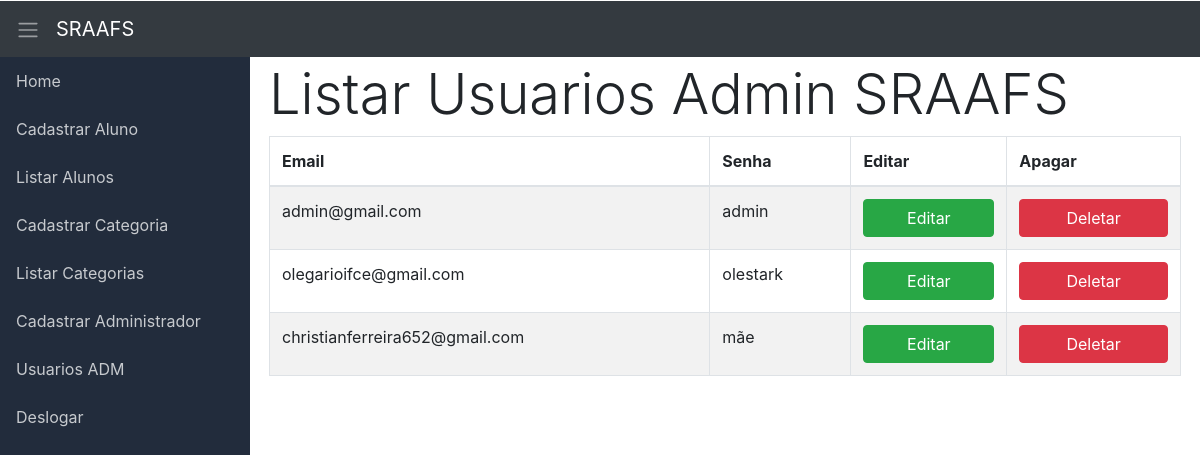
/ranking/listarUser.php, run on the app's committed database.
### tables this page shows
CREATE TABLE `usuarios` (
  `id` int(11) NOT NULL,
  `email` varchar(200) NOT NULL,
  `senha` varchar(100) NOT NULL
);

### ranking/conexao.php (called while the page is built)
<?php
class Conn
{
	private static $host = "localhost";
	private static $dbname = "ranking";
	private static $user = "root";
	private static $pass = "";
	private static $conn = null;
	private static function conectar()
	{
		if (self::$conn == null) {
			try {
			self::$conn = new PDO('mysql:host='.self::$host.';dbname='.self::$dbname.';charset=utf8',self::$user,self::$pass);
			} catch (Exception $e) {
				echo $e->getMessage();
			}
		}
		return self::$conn;
	}
	public static function getConn()
	{
		return self::conectar();
	}
}

### ranking/listarUser.php (the view, shortened to what this page needs)
<?php
require_once "conexao.php";
$c = new Conn();
$sqlSelect = "SELECT * FROM usuarios";
$select = $c->getConn()->prepare($sqlSelect);
$select->execute();
 ?>
<!DOCTYPE html>
<html lang="pt-br">
<head>
	<link rel="stylesheet" href="css/bootstrap.css">
	<link rel="stylesheet" href="css/style.css">
</head>
<body style="padding-top: 1px;">
	<nav class="navbar navbar-expand navbar-dark bg-dark">
	  <a class="sidebar-toggle text-light mr-3" id="btn-toggle">
	  	<span class="navbar-toggler-icon"></span>
	  </a>
	  <a class="navbar-brand" href="index.html">SRAAFS</a>
	</nav>
	<div class="d-flex">
		<nav class="sidebar" id="menu-lateral">
			<ul class="list-unstyled">
				<li><a href="dashboard.php">Home</a></li>
				<li><a href="cadastrar.php">Cadastrar Aluno</a></li>
				<li><a href="listar.php">Listar Alunos</a></li>
				<li><a href="cadastrarCategorias.php">Cadastrar Categoria</a></li>
				<li><a href="listarCategorias.php">Listar Categorias</a></li>
				<li><a href="cadastrarUser.php">Cadastrar Administrador</a></li>
				<li><a href="listarUser.php">Usuarios ADM</a></li>
				<li><a href="sair.php">Deslogar</a></li>
			</ul>
		</nav>
		<div class="content p-1 w-100">
			<div class="container">
				<div class="row">
					<div class="col-12">
						<h1 class="display-4">Listar Usuarios Admin SRAAFS</h1>
					</div>
					<div class="col-12">
						<table class="table table-bordered table-hover table-striped">
							<thead>
								<th>Email</th>
								<th>Senha</th>
								<th>Editar</th>
								<th>Apagar</th>
							</thead>
							<tbody>
								<?php while($row = $select->fetch(PDO::FETCH_ASSOC)): ?>
								<tr>
									<td><?php echo $row['email'];?></td>
									<td><?php echo $row['senha'];?></td>
									<td><a href="updateUser.php?id=<?php echo $row['id'];?>" class="btn btn-success btn-block">Editar</a></td>
									<td><a href="deletarUser.php?id=<?php echo $row['id'];?>" class="btn btn-danger btn-block">Deletar</a></td>
								</tr>
								<?php endwhile; ?>
							</tbody>
						</table>
					</div>
				</div>
			</div>
		</div>
	</div>
</body>
</html>

### ranking/css/style.css (style rules this page uses)
.sidebar { background-color: #222c3c; min-width: 250px; max-width: 250px; min-height: calc(100vh - 57px); transition: all 0.3s; }
.sidebar ul li a { display: block; padding: 0.75rem 1rem; color: #c7cace; text-decoration: none; }

### data on the page
usuarios: email "admin@gmail.com", senha "admin"
usuarios: email "olegarioifce@gmail.com", senha "olestark"
usuarios: email "christianferreira652@gmail.com", senha "mãe"
